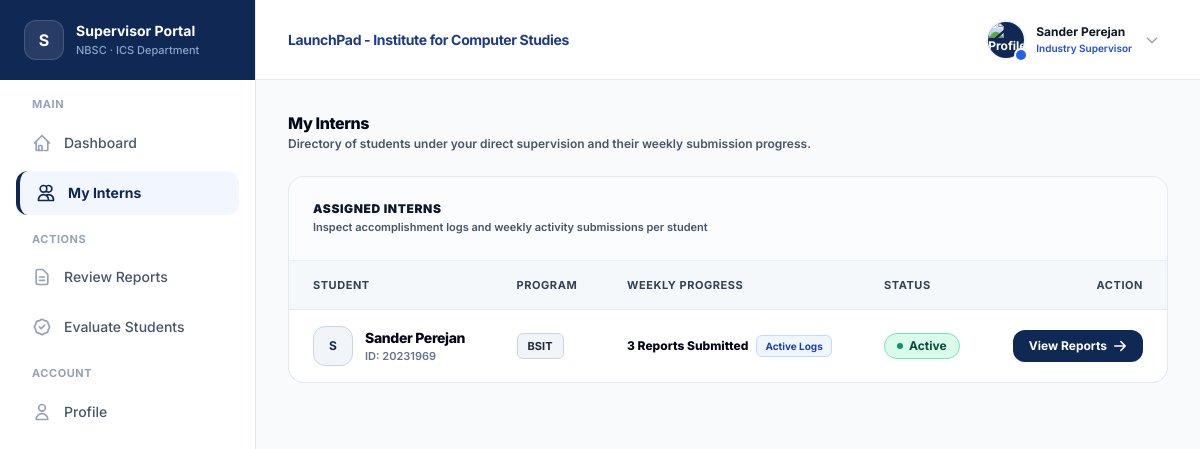
Page /supervisor/interns.php (signed in) on the committed database.
### tables this page shows
CREATE TABLE `students` (
  `id` int(11) NOT NULL,
  `user_id` int(11) NOT NULL,
  `student_number` varchar(100) NOT NULL,
  `program` varchar(50) DEFAULT 'BSIT',
  `section` varchar(20) NOT NULL DEFAULT 'IT44A',
  `company_id` int(11) DEFAULT NULL,
  `supervisor_id` int(11) DEFAULT NULL,
  `office_id` int(11) DEFAULT NULL,
  `ojt_start_date` date DEFAULT NULL,
  `completion_requested` tinyint(1) DEFAULT 0,
  `evaluation_triggered` tinyint(1) DEFAULT 0,
  `created_at` datetime DEFAULT current_timestamp()
);

CREATE TABLE `users` (
  `id` int(11) NOT NULL,
  `name` varchar(255) NOT NULL,
  `email` varchar(255) NOT NULL,
  `password_hash` varchar(255) DEFAULT NULL,
  `role` enum('student','supervisor','coordinator','admin') NOT NULL DEFAULT 'student',
  `status` enum('active','archived') NOT NULL DEFAULT 'active',
  `archived_at` datetime DEFAULT NULL,
  `avatar_url` text DEFAULT NULL,
  `created_at` datetime DEFAULT current_timestamp(),
  `privacy_consent` tinyint(1) DEFAULT 0
);

### supervisor/interns.php (called while the page is built, shortened)
<?php
require_once __DIR__ . '/../config/db.php';
$userId = (int)$_SESSION['user_id'];
try {
    $stmtSup = $pdo->prepare("
        SELECT
            s.id AS supervisor_id,
            u.name AS supervisor_name,
            c.name AS company_name
        FROM supervisors s
        JOIN users u ON s.user_id = u.id
        LEFT JOIN companies c ON s.company_id = c.id
        WHERE s.user_id = ?
        LIMIT 1
    ");
    $stmtSup->execute([$userId]);
    $supData = $stmtSup->fetch(PDO::FETCH_ASSOC);
    $supervisor_id = (int)$supData['supervisor_id'];
    $internsSql = "
        SELECT
            s.id,
            s.student_number,
            s.program,
            u.name,
            u.email,
            u.avatar_url,
            u.status,
            COUNT(r.id) AS submitted_reports
        FROM students s
        JOIN users u ON s.user_id = u.id
        LEFT JOIN reports r ON s.id = r.student_id
        WHERE s.supervisor_id = ?
        GROUP BY s.id, s.student_number, s.program, u.name, u.email, u.avatar_url, u.status
        ORDER BY u.name ASC
    ";
    $internsStmt = $pdo->prepare($internsSql);
    $internsStmt->execute([$supervisor_id]);
    $interns = $internsStmt->fetchAll(PDO::FETCH_ASSOC) ?: [];
    require_once __DIR__ . '/../src/pages/supervisor/internsPage.php';
} catch (Exception $e) {
    error_log("Database Error in supervisor/interns.php: " . $e->getMessage());
    $supervisor = ['name' => $_SESSION['user_name'] ?? 'Supervisor', 'company_name' => 'Host Company'];
    $interns = [];
    require_once __DIR__ . '/../src/pages/supervisor/internsPage.php';
}

### src/pages/supervisor/internsPage.php (the view, shortened to what this page needs)
<?php
if (!function_exists('e')) {
    function e($value) {
        return htmlspecialchars((string)($value ?? ''), ENT_QUOTES, 'UTF-8');
    }
}
?>
<!DOCTYPE html>
<html lang="en">
<head>
    <script src="https://cdn.tailwindcss.com"></script>
    <link rel="stylesheet" href="/ICS-PORTAL/public/css/style.css">
</head>
<body class="bg-[#F8FAFC] text-slate-900 subpixel-antialiased selection:bg-[#0F2854] selection:text-white">
    <div class="flex min-h-screen">
        <?php include __DIR__ . '/../../components/supervisor_sidebar.php'; ?>
        <div class="flex-1 flex flex-col min-w-0">
            <?php include __DIR__ . '/../../components/header.php'; ?>
            <main class="p-8 max-w-[1400px] w-full mx-auto space-y-6 flex-1">
                <div>
                    <h2 class="text-base font-extrabold text-slate-950 leading-snug tracking-tight">My Interns</h2>
                    <p class="text-slate-600 text-xs font-semibold mt-0.5">Directory of students under your direct supervision and their weekly submission progress.</p>
                </div>
                <div class="bg-white rounded-2xl border border-slate-200/90 shadow-xs overflow-hidden">
                    <div class="p-6 border-b border-slate-200/70 bg-slate-50/60">
                        <h3 class="text-xs font-black text-slate-900 tracking-wider uppercase">Assigned Interns</h3>
                        <p class="text-[11px] font-semibold text-slate-600 mt-0.5">Inspect accomplishment logs and weekly activity submissions per student</p>
                    </div>
                    <?php if (!empty($interns) && count($interns) > 0): ?>
                        <div class="overflow-x-auto">
                            <table class="w-full text-left border-collapse text-xs">
                                <thead>
                                    <tr class="bg-slate-100/70 text-slate-700 text-[11px] uppercase tracking-wider border-b border-slate-200 font-black">
                                        <th class="py-4 px-6">Student</th>
                                        <th class="py-4 px-6">Program</th>
                                        <th class="py-4 px-6">Weekly Progress</th>
                                        <th class="py-4 px-6">Status</th>
                                        <th class="py-4 px-6 text-right">Action</th>
                                    </tr>
                                </thead>
                                <tbody class="divide-y divide-slate-200/80 text-slate-800">
                                    <?php foreach ($interns as $intern):
                                        $submitted = intval($intern['submitted_reports'] ?? 0);
                                        $studentName = $intern['name'] ?? 'Student';
                                    ?>
                                        <tr class="hover:bg-slate-50 transition-colors group">
                                            <td class="py-4 px-6">
                                                <div class="flex items-center gap-3">
                                                    <div class="w-10 h-10 rounded-xl bg-slate-100 text-[#0F2854] flex items-center justify-center font-bold text-xs shrink-0 overflow-hidden border border-slate-300 group-hover:border-[#0F2854] transition-colors">
                                                    </div>
                                                    <div>
                                                        <p class="font-extrabold text-slate-950 text-sm tracking-tight"><?= e($studentName); ?></p>
                                                        <p class="text-[11px] text-slate-500 font-semibold">ID: <?= e($intern['student_number'] ?? 'N/A'); ?></p>
                                                    </div>
                                                </div>
                                            </td>
                                            <td class="py-4 px-6 whitespace-nowrap">
                                                <span class="inline-flex items-center px-2.5 py-1 rounded-md bg-slate-100 text-slate-800 font-bold text-[11px] border border-slate-300">
                                                    <?= e($intern['program'] ?? 'BSIT'); ?>
                                                </span>
                                            </td>
                                            <td class="py-4 px-6 whitespace-nowrap">
                                                <div class="flex items-center gap-2">
                                                        <span class="font-extrabold text-slate-950 text-xs"><?= $submitted; ?> <?= ($submitted === 1) ? 'Report' : 'Reports'; ?> Submitted</span>                                                    <?php if ($submitted > 0): ?>
                                                        <span class="px-2 py-0.5 bg-blue-50 text-blue-800 text-[10px] font-bold rounded-md border border-blue-200">
                                                            Active Logs
                                                        </span>
                                                    <?php else: ?>
                                                        <span class="px-2 py-0.5 bg-slate-100 text-slate-600 text-[10px] font-semibold rounded-md border border-slate-200">
                                                            None Yet
                                                        </span>
                                                    <?php endif; ?>
                                                </div>
                                            </td>
                                            <td class="py-4 px-6 whitespace-nowrap">
                                                <?php
                                                $internIsActive = strtolower($intern['status'] ?? '') === 'active';
                                                ?>
                                                <?php if ($internIsActive): ?>
                                                    <span class="inline-flex items-center gap-1.5 px-3 py-1 rounded-full bg-emerald-100/80 text-emerald-900 border border-emerald-300 text-xs font-bold shadow-2xs">
                                                        <span class="w-1.5 h-1.5 rounded-full bg-emerald-600"></span>
                                                        Active
                                                    </span>
                                                <?php endif; ?>
                                            </td>
                                            <td class="py-4 px-6 text-right whitespace-nowrap">
                                                <a href="interns.php?id=<?= (int)$intern['id']; ?>"
                                                   class="px-4 py-2 bg-[#0F2854] hover:bg-blue-900 text-white text-xs font-bold rounded-xl shadow-xs transition-all inline-flex items-center gap-1.5 cursor-pointer">
                                                    <span>View Reports</span>
                                                    <svg class="w-3.5 h-3.5" fill="none" stroke="currentColor" stroke-width="2.5" viewBox="0 0 24 24"><path stroke-linecap="round" stroke-linejoin="round" d="M13.5 4.5L21 12m0 0l-7.5 7.5M21 12H3"/></svg>
                                                </a>
                                            </td>
                                        </tr>
                                    <?php endforeach; ?>
                                </tbody>
                            </table>
                        </div>
                    <?php endif; ?>
                </div>
            </main>
        </div>
    </div>
</body>
</html>

### public/css/style.css (style rules this page uses)
html, body { font-family: 'Inter', system-ui, -apple-system, BlinkMacSystemFont, 'Segoe UI', Roboto, sans-serif !important; text-rendering: optimizeLegibility !important; -webkit-font-smoothing: subpixel-antialiased !important; -moz-osx-font-smoothing: auto !important; }

### rows in the picture
students: user.name "Sander Perejan", student_number "20231969", program "BSIT", submitted "3"

### other values in the picture
$displayName "Sander Perejan"
$roleLabel "Industry Supervisor"
